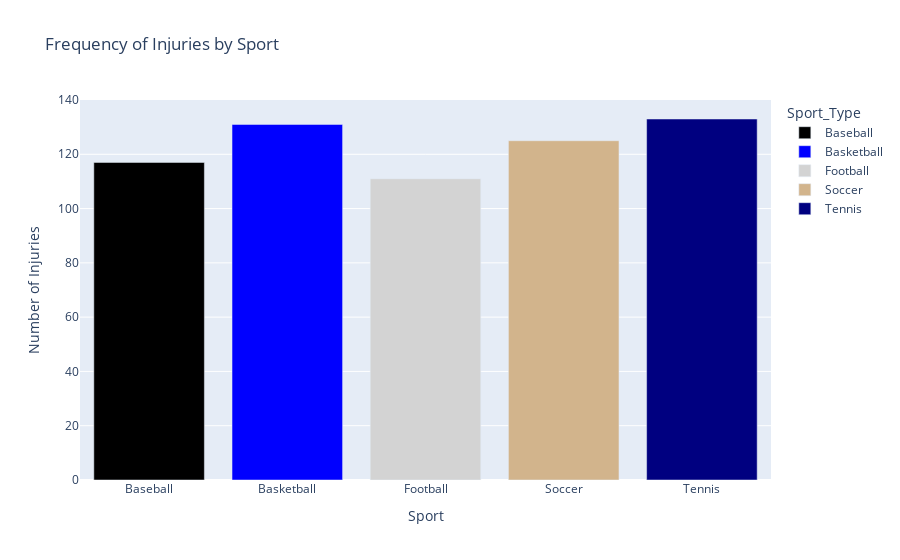

The notebook cell this image was saved under:
### Code cell
import plotly.express as px

injury_counts = df.groupby('Sport_Type')['Injury_Occurred'].sum().reset_index()

custom_colors = ['black', 'blue', 'lightgrey', 'tan', 'navy']

fig = px.bar(
    injury_counts,
    x='Sport_Type',
    y='Injury_Occurred',
    title='Frequency of Injuries by Sport',
    color='Sport_Type',
    hover_data=['Injury_Occurred'],
    color_discrete_sequence=custom_colors 
)

fig.update_layout(xaxis_title='Sport', yaxis_title='Number of Injuries')
fig.show()

### Figure 1 — Plotly figure (JSON) as saved in the notebook; plotly's stock layout.template omitted (floating-point values rounded to 4 significant figures)
{"data": [{"hovertemplate": "Sport_Type=%{x}<br>Injury_Occurred=%{y}<extra></extra>", "legendgroup": "Baseball", "marker": {"color": "black", "pattern": {"shape": ""}}, "name": "Baseball", "orientation": "v", "showlegend": true, "textposition": "auto", "type": "bar", "x": ["Baseball"], "xaxis": "x", "y": [117], "yaxis": "y"}, {"hovertemplate": "Sport_Type=%{x}<br>Injury_Occurred=%{y}<extra></extra>", "legendgroup": "Basketball", "marker": {"color": "blue", "pattern": {"shape": ""}}, "name": "Basketball", "orientation": "v", "showlegend": true, "textposition": "auto", "type": "bar", "x": ["Basketball"], "xaxis": "x", "y": [131], "yaxis": "y"}, {"hovertemplate": "Sport_Type=%{x}<br>Injury_Occurred=%{y}<extra></extra>", "legendgroup": "Football", "marker": {"color": "lightgrey", "pattern": {"shape": ""}}, "name": "Football", "orientation": "v", "showlegend": true, "textposition": "auto", "type": "bar", "x": ["Football"], "xaxis": "x", "y": [111], "yaxis": "y"}, {"hovertemplate": "Sport_Type=%{x}<br>Injury_Occurred=%{y}<extra></extra>", "legendgroup": "Soccer", "marker": {"color": "tan", "pattern": {"shape": ""}}, "name": "Soccer", "orientation": "v", "showlegend": true, "textposition": "auto", "type": "bar", "x": ["Soccer"], "xaxis": "x", "y": [125], "yaxis": "y"}, {"hovertemplate": "Sport_Type=%{x}<br>Injury_Occurred=%{y}<extra></extra>", "legendgroup": "Tennis", "marker": {"color": "navy", "pattern": {"shape": ""}}, "name": "Tennis", "orientation": "v", "showlegend": true, "textposition": "auto", "type": "bar", "x": ["Tennis"], "xaxis": "x", "y": [133], "yaxis": "y"}], "layout": {"barmode": "relative", "legend": {"title": {"text": "Sport_Type"}, "tracegroupgap": 0}, "title": {"text": "Frequency of Injuries by Sport"}, "xaxis": {"anchor": "y", "categoryarray": ["Baseball", "Basketball", "Football", "Soccer", "Tennis"], "categoryorder": "array", "domain": [0, 1], "title": {"text": "Sport"}}, "yaxis": {"anchor": "x", "domain": [0, 1], "title": {"text": "Number of Injuries"}}}}
